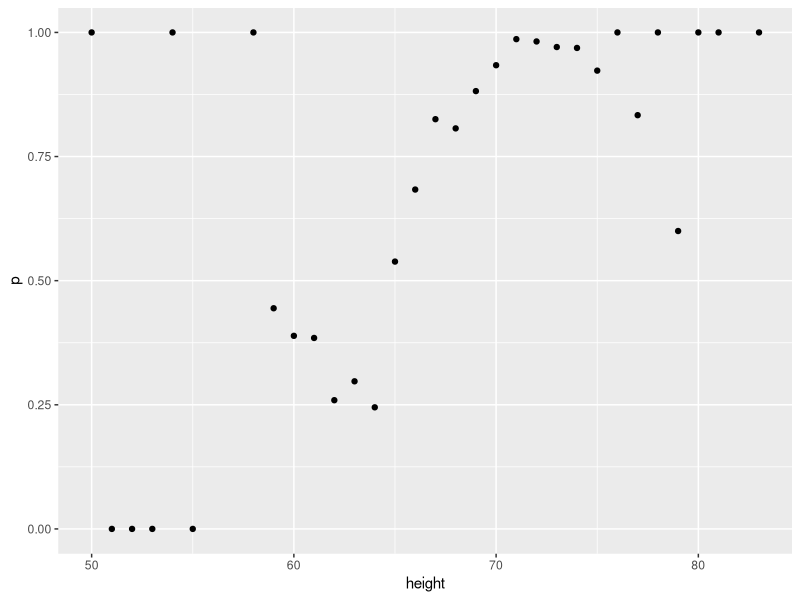
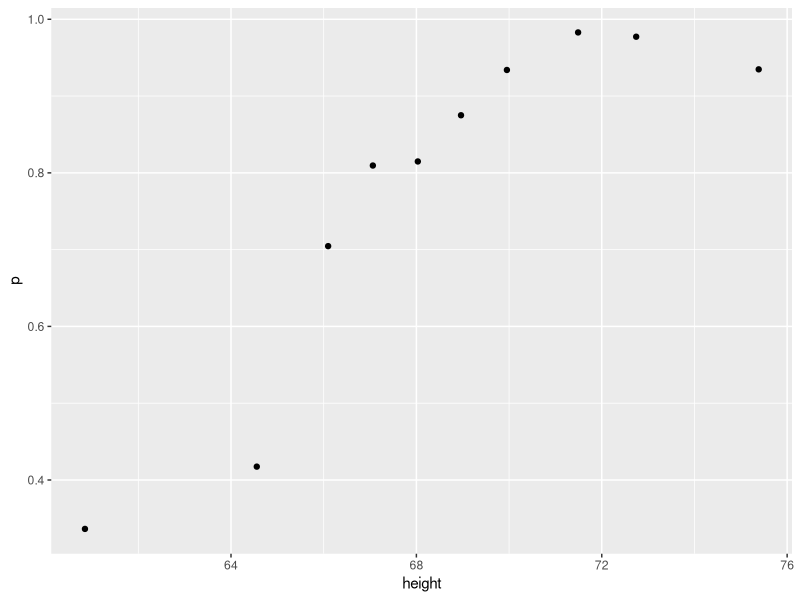
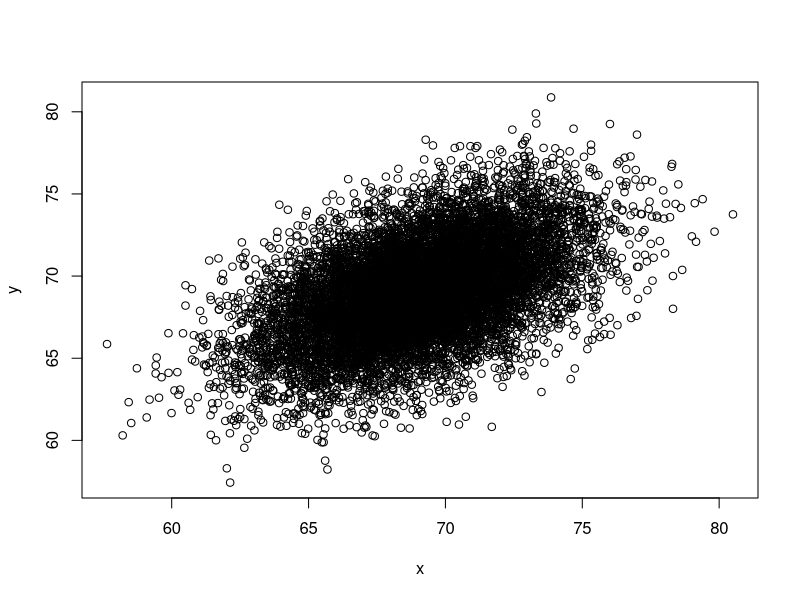
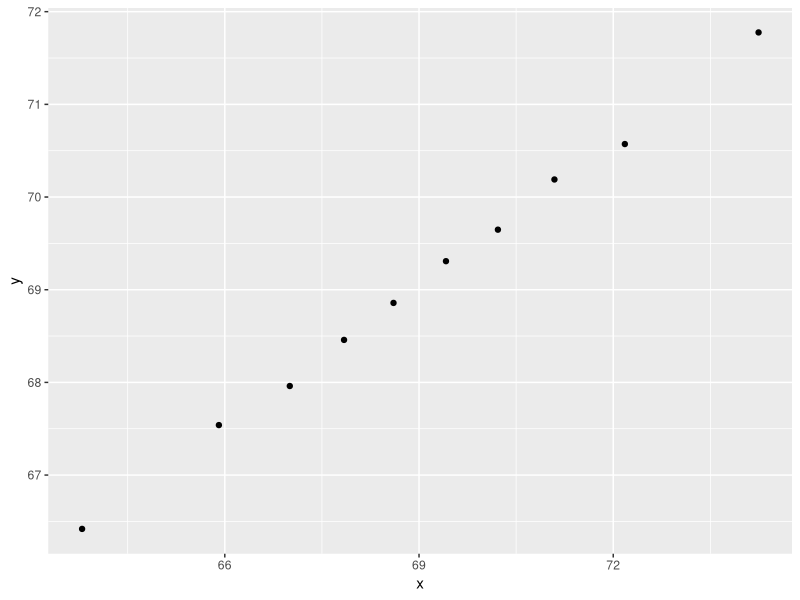

The R script that drew these images, in order:
.libPaths('C:/Users/BrBl1834/R/win-library')
library(tidyverse)

# set.seed(1) # if using R 3.5 or earlier
set.seed(1, sample.kind = "Rounding") # if using R 3.6 or later
disease <- sample(c(0,1), size=1e6, replace=TRUE, prob=c(0.98,0.02))
test <- rep(NA, 1e6)
test[disease==0] <- sample(c(0,1), size=sum(disease==0), replace=TRUE, prob=c(0.90,0.10))
test[disease==1] <- sample(c(0,1), size=sum(disease==1), replace=TRUE, prob=c(0.15, 0.85))

# prob of positive test
p_pos<-mean(test==1)

# prob of having disease when negative test
mean(disease[test==0]==1)

# prob of having disease when test positive
mean(disease[test==1]==1)

# prev among pos tested vs total prev
mean(disease[test==1]==1)/0.02


# part 2

library(dslabs)
data("heights")

# Q6
heights %>%
  mutate(height=round(height))%>%
  group_by(height)%>%
  summarize(p=mean(sex=="Male"))%>%
qplot(height, p, data =.)

# Q7
ps <- seq(0, 1, 0.1)
heights %>% 
  mutate(g=cut(height, quantile(height,ps), include.lowest = TRUE))%>%
  group_by(g) %>%
  summarize(p = mean(sex == "Male"), height = mean(height)) %>%
  qplot(height, p, data =.)

# Q8
library(MASS)
Sigma <- 9*matrix(c(1,0.5,0.5,1), 2, 2)
dat <- MASS::mvrnorm(n = 10000, c(69, 69), Sigma) %>%
  data.frame() %>% setNames(c("x", "y"))
plot(dat)

ps <- seq(0, 1, 0.1)
dat %>% 
  mutate(g = cut(x, quantile(x, ps), include.lowest = TRUE)) %>%
  group_by(g) %>%
  summarize(y = mean(y), x = mean(x)) %>%
  qplot(x, y, data =.)
